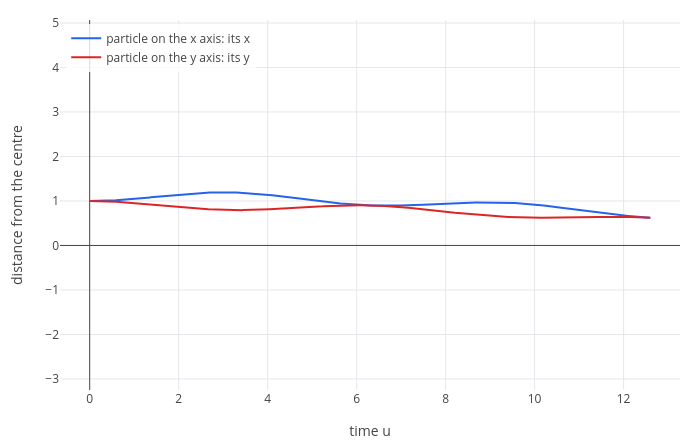

The notebook cell saved with this chart:
### Markdown cell above
Following just two particles, the one on the $x$ axis and the one on the $y$ axis, and plotting their distance from the
centre:

### Code cell
px = geodesic(pp, [0, 0, 1, 0], [1, -0.5, 0, 0], 12.6, [u x]);
py = geodesic(pp, [0, 0, 0, 1], [1, -0.5, 0, 0], 12.6, [u y]);
labels(legend(show(px, py), "particle on the x axis: its x", "particle on the y axis: its y"), "time u", "distance from the centre")

### Figure 1 — Plotly figure (JSON) as saved in the notebook; plotly's stock layout.template omitted (floating-point values rounded to 4 significant figures; data arrays with more than 128 entries replaced by an {"elided": "..."} marker saying what was removed)
{"data": [{"line": {"color": "#2563eb", "width": 2}, "mode": "lines", "name": "particle on the x axis: its x", "type": "scatter", "x": {"elided": "2105 float values"}, "y": {"elided": "2105 float values"}}, {"line": {"color": "#dc2626", "width": 2}, "mode": "lines", "name": "particle on the y axis: its y", "type": "scatter", "x": {"elided": "2267 float values"}, "y": {"elided": "2267 float values"}}], "layout": {"height": 440, "legend": {"bgcolor": "rgba(255,255,255,0.8)", "x": 0.01, "xanchor": "left", "y": 0.99, "yanchor": "top"}, "margin": {"b": 50, "l": 60, "r": 20, "t": 20}, "showlegend": true, "title": {"text": ""}, "width": 700, "xaxis": {"title": {"text": "time u"}, "zeroline": true}, "yaxis": {"range": [-3.249, 5.067], "scaleanchor": "x", "scaleratio": 1, "title": {"text": "distance from the centre"}, "zeroline": true}}}
